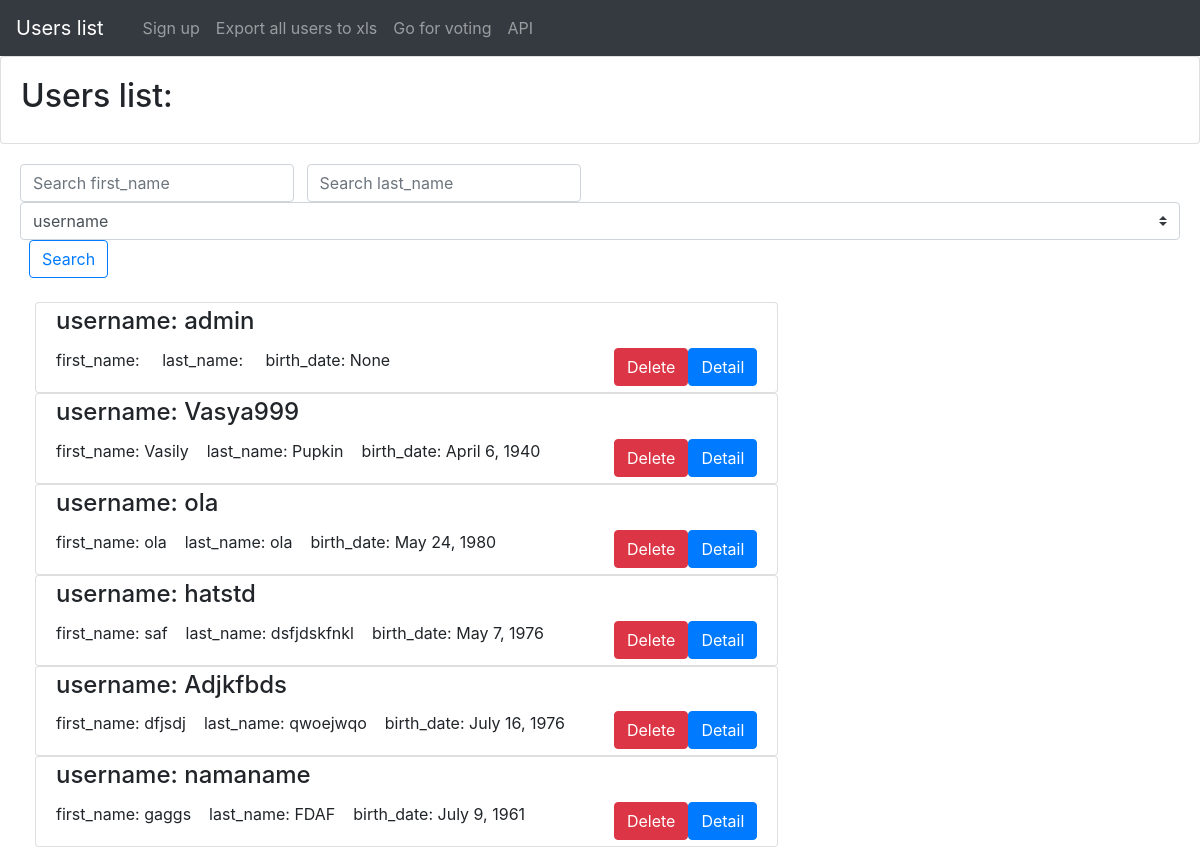
/, run on an earlier commit of the app's database.
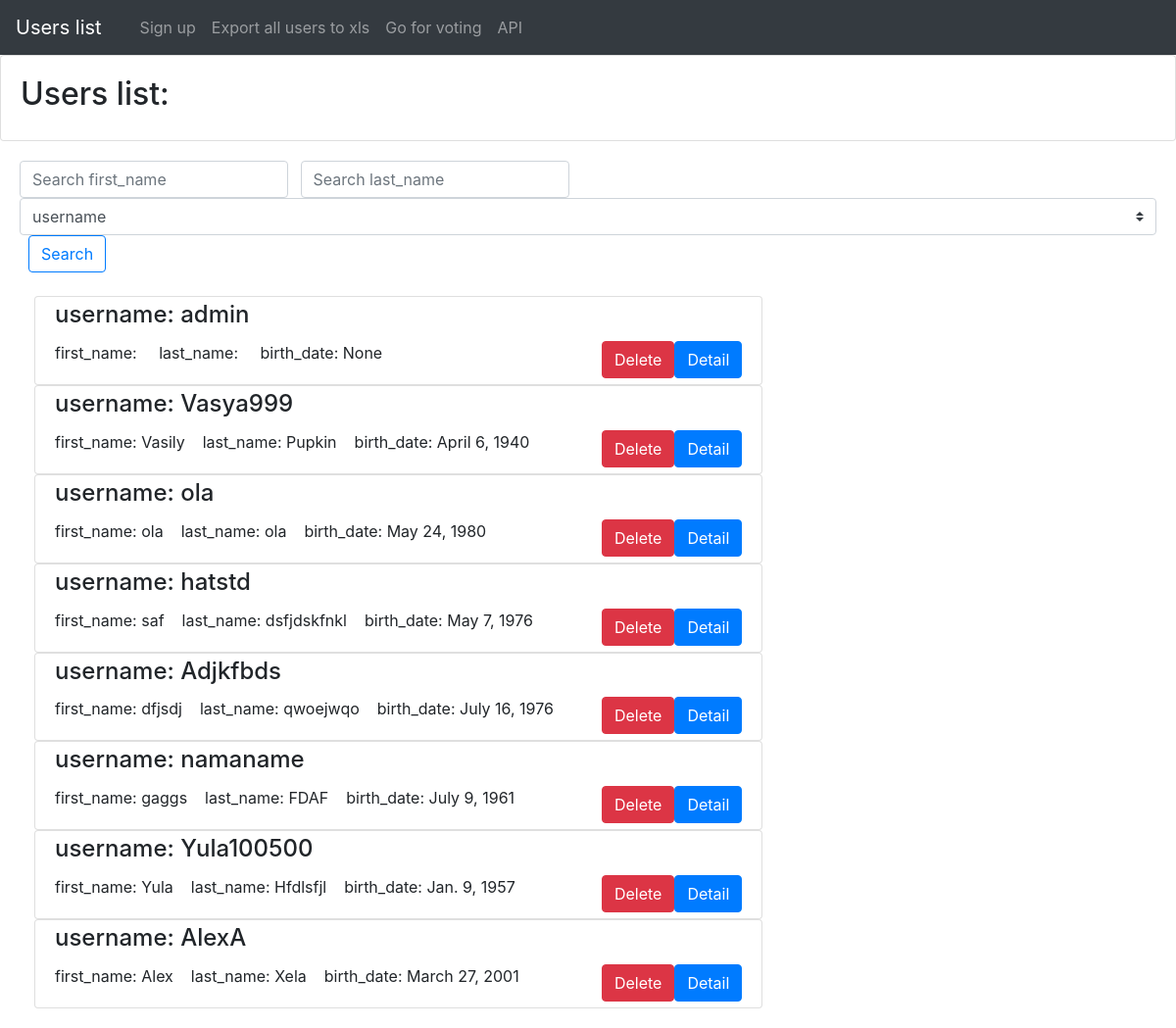
And on a later commit of the database.
### test_app/models.py (models this page shows)
class User(models.Model):
    username = models.CharField(max_length=150, verbose_name='username')
    first_name = models.CharField(max_length=150, verbose_name='first_name')
    last_name = models.CharField(max_length=150, verbose_name='last_name')
    avatar = models.ImageField(upload_to='users_image', verbose_name='avatar')
    birth_date = models.DateField(null=True, verbose_name='birth_date')
    rating = models.IntegerField(default=0, verbose_name='rating')

### test_app/views.py (the view)
# urls.py: url(r'^$|users_list/$', UsersList.as_view()),
class UsersList(ListView):
    template_name = "users_list.html"
    model = User
    def dispatch(self, request, *args, **kwargs):
        self.form = UserListForm(request.GET)
        self.form.is_valid()
        return super(UsersList, self).dispatch(request, *args, **kwargs)
    def get_queryset(self):
        queryset = User.objects.all()
        if self.form.cleaned_data.get('search'):
            queryset = queryset.filter(first_name=self.form.cleaned_data['search'])
        if self.form.cleaned_data.get('search2'):
            queryset = queryset.filter(last_name=self.form.cleaned_data['search2'])
        if self.form.cleaned_data.get('sort_field'):
            queryset = queryset.order_by(self.form.cleaned_data['sort_field'])
        return queryset
    def get_context_data(self, **kwargs):
        context = super(UsersList, self).get_context_data(**kwargs)
        context['form'] = self.form
        return context

### test_app/forms.py
class UserListForm(forms.Form):
    search = forms.CharField(required=False)
    search2 = forms.CharField(required=False)
    sort_field = forms.ChoiceField(choices=(('username', 'username'), ('first_name', 'first_name'),
                                            ('last_name', 'last_name'), ('birth_date', 'birth_date')),
                                   required=False)

### templates/users_list.html (shortened to what this page needs)
{% extends 'base.html' %}
{% block caption %}Users list:{% endblock %}
{% block content %}
    <form action="" class="form-inline my-2 my-lg-0">
        <input type="text" name="search" id="id_search" class="form-control mr-sm-2" placeholder="Search first_name" />&nbsp;
        <input type="text" name="search2" id="id_search2" class="form-control mr-sm-2" placeholder="Search last_name" />
        <select name="sort_field" id="id_sort_field" class="custom-select">
            <option value="username">username</option>
        </select>&nbsp;&nbsp;
        <button type="submit" class="btn btn-outline-primary">Search</button>
    </form><br/>
    <div class="col-sm-8">
    {% for user in object_list %}
    <div class="row">
      <div class="col">
        <div class="card">
          <div class="card-body">
            <h4 class="card-title" style="margin-top: -16px;">username: {{ user.username }}</h4>
            <span class="card-text">first_name: {{ user.first_name }}</span>&nbsp;&nbsp;&nbsp;
            <span class="card-text">last_name: {{ user.last_name }}</span>&nbsp;&nbsp;&nbsp;
            <span class="card-text">birth_date: {{ user.birth_date }}</span>
            <a href="{% url 'user_detail' pk=user.id %}" class="btn btn-primary" style="float:right;margin-bottom:-20px;">Detail</a>
            <a href="{% url 'user_delete' pk=user.id %}" class="btn btn-danger" style="float:right;margin-bottom:-20px;">Delete</a>
          </div>
        </div>
      </div>
    </div>
    {% endfor %}
    </div>
{% endblock %}

What changed in the data, as far as the page shows it:
added User: username "Yula100500", first_name "Yula", last_name "Hfdlsfjl", birth_date "Jan. 9, 1957"
added User: username "AlexA", first_name "Alex", last_name "Xela", birth_date "March 27, 2001"
